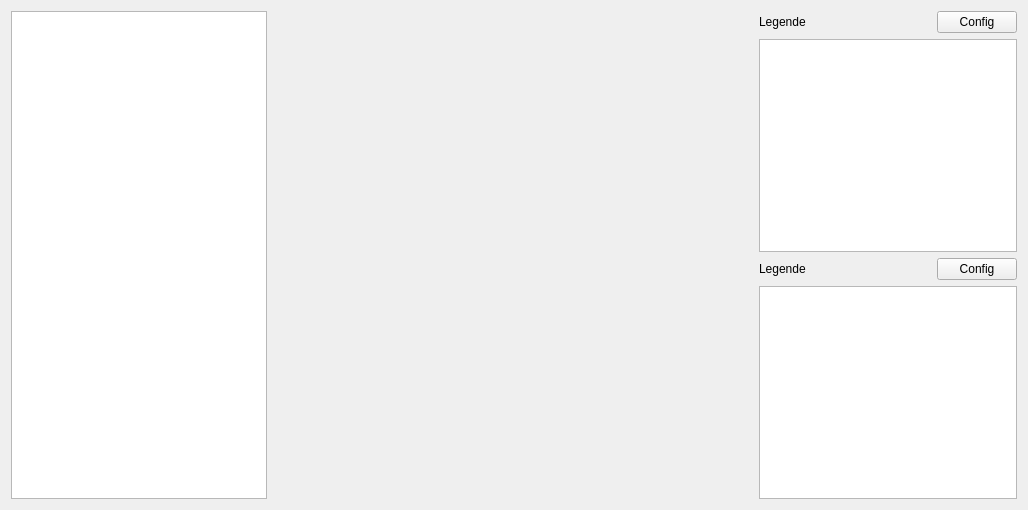
<?xml version="1.0" encoding="UTF-8"?>
<ui version="4.0">
 <class>DataChart</class>
 <widget class="QWidget" name="DataChart">
  <property name="geometry">
   <rect>
    <x>0</x>
    <y>0</y>
    <width>1028</width>
    <height>510</height>
   </rect>
  </property>
  <property name="windowTitle">
   <string>Form</string>
  </property>
  <layout class="QHBoxLayout" name="horizontalLayout_5">
   <item>
    <widget class="QTableView" name="tableView">
     <property name="sizePolicy">
      <sizepolicy hsizetype="Minimum" vsizetype="Expanding">
       <horstretch>0</horstretch>
       <verstretch>0</verstretch>
      </sizepolicy>
     </property>
     <property name="toolTip">
      <string>&lt;html&gt;&lt;head/&gt;&lt;body&gt;&lt;p&gt;data table view&lt;/p&gt;&lt;/body&gt;&lt;/html&gt;</string>
     </property>
    </widget>
   </item>
   <item>
    <layout class="QVBoxLayout" name="verticalLayout_3">
     <item>
      <layout class="QHBoxLayout" name="horizontalLayout_4">
       <item>
        <widget class="QChartView" name="chartView_1" native="true">
         <property name="minimumSize">
          <size>
           <width>480</width>
           <height>240</height>
          </size>
         </property>
         <property name="toolTip">
          <string>&lt;html&gt;&lt;head/&gt;&lt;body&gt;&lt;p&gt;chart view 1&lt;/p&gt;&lt;/body&gt;&lt;/html&gt;</string>
         </property>
        </widget>
       </item>
       <item>
        <layout class="QVBoxLayout" name="verticalLayout_2">
         <item>
          <layout class="QHBoxLayout" name="horizontalLayout">
           <item>
            <widget class="QLabel" name="label">
             <property name="text">
              <string>Legende</string>
             </property>
            </widget>
           </item>
           <item>
            <spacer name="horizontalSpacer">
             <property name="orientation">
              <enum>Qt::Horizontal</enum>
             </property>
             <property name="sizeHint" stdset="0">
              <size>
               <width>40</width>
               <height>20</height>
              </size>
             </property>
            </spacer>
           </item>
           <item>
            <widget class="QPushButton" name="chart1_configButton">
             <property name="toolTip">
              <string>&lt;html&gt;&lt;head/&gt;&lt;body&gt;&lt;p&gt;configure chart 1&lt;/p&gt;&lt;/body&gt;&lt;/html&gt;</string>
             </property>
             <property name="text">
              <string>Config</string>
             </property>
            </widget>
           </item>
          </layout>
         </item>
         <item>
          <widget class="QListWidget" name="chart1_legendWidget">
           <property name="sizePolicy">
            <sizepolicy hsizetype="Minimum" vsizetype="Expanding">
             <horstretch>0</horstretch>
             <verstretch>0</verstretch>
            </sizepolicy>
           </property>
           <property name="toolTip">
            <string>&lt;html&gt;&lt;head/&gt;&lt;body&gt;&lt;p&gt;legend of chart view 1&lt;/p&gt;&lt;/body&gt;&lt;/html&gt;</string>
           </property>
          </widget>
         </item>
        </layout>
       </item>
      </layout>
     </item>
     <item>
      <layout class="QHBoxLayout" name="horizontalLayout_3">
       <item>
        <widget class="QChartView" name="chartView_2" native="true">
         <property name="minimumSize">
          <size>
           <width>480</width>
           <height>240</height>
          </size>
         </property>
         <property name="toolTip">
          <string>&lt;html&gt;&lt;head/&gt;&lt;body&gt;&lt;p&gt;chart view 2&lt;/p&gt;&lt;/body&gt;&lt;/html&gt;</string>
         </property>
        </widget>
       </item>
       <item>
        <layout class="QVBoxLayout" name="verticalLayout">
         <item>
          <layout class="QHBoxLayout" name="horizontalLayout_2">
           <item>
            <widget class="QLabel" name="label_2">
             <property name="text">
              <string>Legende</string>
             </property>
            </widget>
           </item>
           <item>
            <spacer name="horizontalSpacer_2">
             <property name="orientation">
              <enum>Qt::Horizontal</enum>
             </property>
             <property name="sizeHint" stdset="0">
              <size>
               <width>40</width>
               <height>20</height>
              </size>
             </property>
            </spacer>
           </item>
           <item>
            <widget class="QPushButton" name="chart2_configButton">
             <property name="text">
              <string>Config</string>
             </property>
            </widget>
           </item>
          </layout>
         </item>
         <item>
          <widget class="QListWidget" name="chart2_legendWidget">
           <property name="sizePolicy">
            <sizepolicy hsizetype="Minimum" vsizetype="Expanding">
             <horstretch>0</horstretch>
             <verstretch>0</verstretch>
            </sizepolicy>
           </property>
           <property name="toolTip">
            <string>&lt;html&gt;&lt;head/&gt;&lt;body&gt;&lt;p&gt;configure chart 2&lt;/p&gt;&lt;/body&gt;&lt;/html&gt;</string>
           </property>
          </widget>
         </item>
        </layout>
       </item>
      </layout>
     </item>
    </layout>
   </item>
  </layout>
 </widget>
 <customwidgets>
  <customwidget>
   <class>QChartView</class>
   <extends>QWidget</extends>
   <header>qchartview.h</header>
   <container>1</container>
  </customwidget>
 </customwidgets>
 <resources/>
 <connections/>
</ui>
